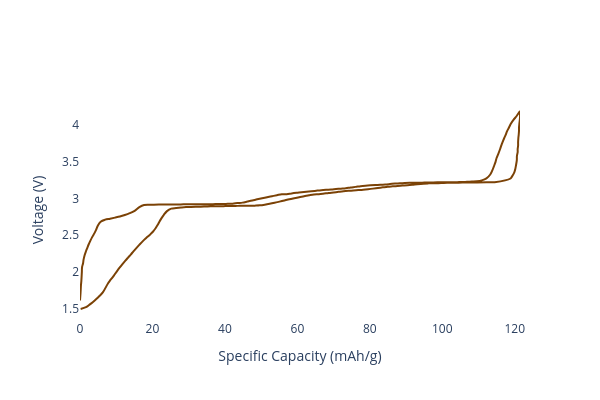

The code cell stored with this chart in its notebook:
### Code cell
# Create the cathode formulation

cathode_active_material = CathodeMaterial.from_database("NFPP")
cathode_conductive_additive = ConductiveAdditive.from_database("Super P")
cathode_binder = Binder.from_database("PVDF")


cathode_formulation = CathodeFormulation(
    active_materials={
        cathode_active_material: 95
    },
    binders={
        cathode_binder: 2.5
    },
    conductive_additives={
        cathode_conductive_additive: 2.5
    }
)

cathode_formulation.plot_half_cell_curve(width=600, height=400)

### Figure 1 — Plotly figure (JSON) as saved in the notebook; plotly's stock layout.template omitted (floating-point values rounded to 4 significant figures; data arrays with more than 128 entries replaced by an {"elided": "..."} marker saying what was removed)
{"data": [{"line": {"color": "#7b4206", "shape": "spline", "width": 2}, "name": "Cathode Formulation", "type": "scatter", "x": {"elided": "229 float values"}, "y": {"elided": "229 float values"}}], "layout": {"height": 400, "paper_bgcolor": "white", "plot_bgcolor": "white", "width": 600, "xaxis": {"title": {"text": "Specific Capacity (mAh/g)"}}, "yaxis": {"title": {"text": "Voltage (V)"}}}}
